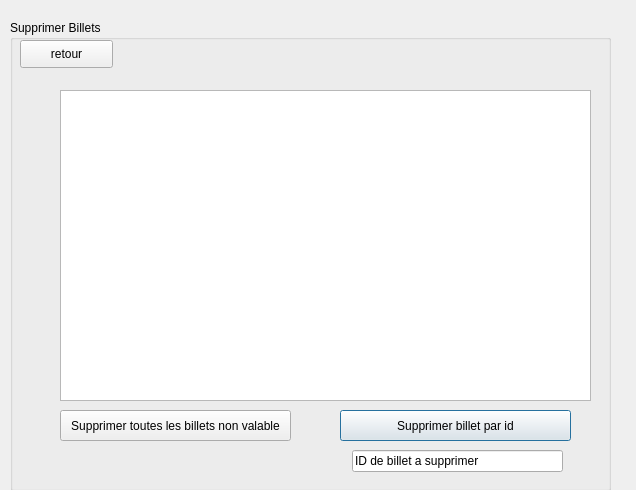
<?xml version="1.0" encoding="UTF-8"?>
<ui version="4.0">
 <class>Supprimer_Billets</class>
 <widget class="QDialog" name="Supprimer_Billets">
  <property name="geometry">
   <rect>
    <x>0</x>
    <y>0</y>
    <width>636</width>
    <height>490</height>
   </rect>
  </property>
  <property name="windowTitle">
   <string>Dialog</string>
  </property>
  <widget class="QGroupBox" name="groupBox">
   <property name="geometry">
    <rect>
     <x>10</x>
     <y>20</y>
     <width>601</width>
     <height>471</height>
    </rect>
   </property>
   <property name="title">
    <string>Supprimer Billets</string>
   </property>
   <widget class="QPushButton" name="supp_billets_select">
    <property name="geometry">
     <rect>
      <x>330</x>
      <y>390</y>
      <width>231</width>
      <height>31</height>
     </rect>
    </property>
    <property name="text">
     <string>Supprimer billet par id</string>
    </property>
   </widget>
   <widget class="QPushButton" name="supp_billet_nonvalable">
    <property name="geometry">
     <rect>
      <x>50</x>
      <y>390</y>
      <width>231</width>
      <height>31</height>
     </rect>
    </property>
    <property name="text">
     <string>Supprimer toutes les billets non valable</string>
    </property>
   </widget>
   <widget class="QPushButton" name="retour">
    <property name="geometry">
     <rect>
      <x>10</x>
      <y>20</y>
      <width>93</width>
      <height>28</height>
     </rect>
    </property>
    <property name="text">
     <string>retour</string>
    </property>
   </widget>
   <widget class="QLineEdit" name="lineEdit">
    <property name="geometry">
     <rect>
      <x>342</x>
      <y>430</y>
      <width>211</width>
      <height>22</height>
     </rect>
    </property>
    <property name="text">
     <string>ID de billet a supprimer</string>
    </property>
   </widget>
   <widget class="QTableView" name="tableView">
    <property name="geometry">
     <rect>
      <x>50</x>
      <y>70</y>
      <width>531</width>
      <height>311</height>
     </rect>
    </property>
   </widget>
   <widget class="QLabel" name="label">
    <property name="geometry">
     <rect>
      <x>-10</x>
      <y>-15</y>
      <width>641</width>
      <height>481</height>
     </rect>
    </property>
    <property name="text">
     <string/>
    </property>
   </widget>
   <zorder>label</zorder>
   <zorder>supp_billets_select</zorder>
   <zorder>supp_billet_nonvalable</zorder>
   <zorder>retour</zorder>
   <zorder>lineEdit</zorder>
   <zorder>tableView</zorder>
  </widget>
 </widget>
 <resources/>
 <connections>
  <connection>
   <sender>retour</sender>
   <signal>clicked()</signal>
   <receiver>Supprimer_Billets</receiver>
   <slot>close()</slot>
   <hints>
    <hint type="sourcelabel">
     <x>59</x>
     <y>55</y>
    </hint>
    <hint type="destinationlabel">
     <x>7</x>
     <y>25</y>
    </hint>
   </hints>
  </connection>
 </connections>
</ui>
